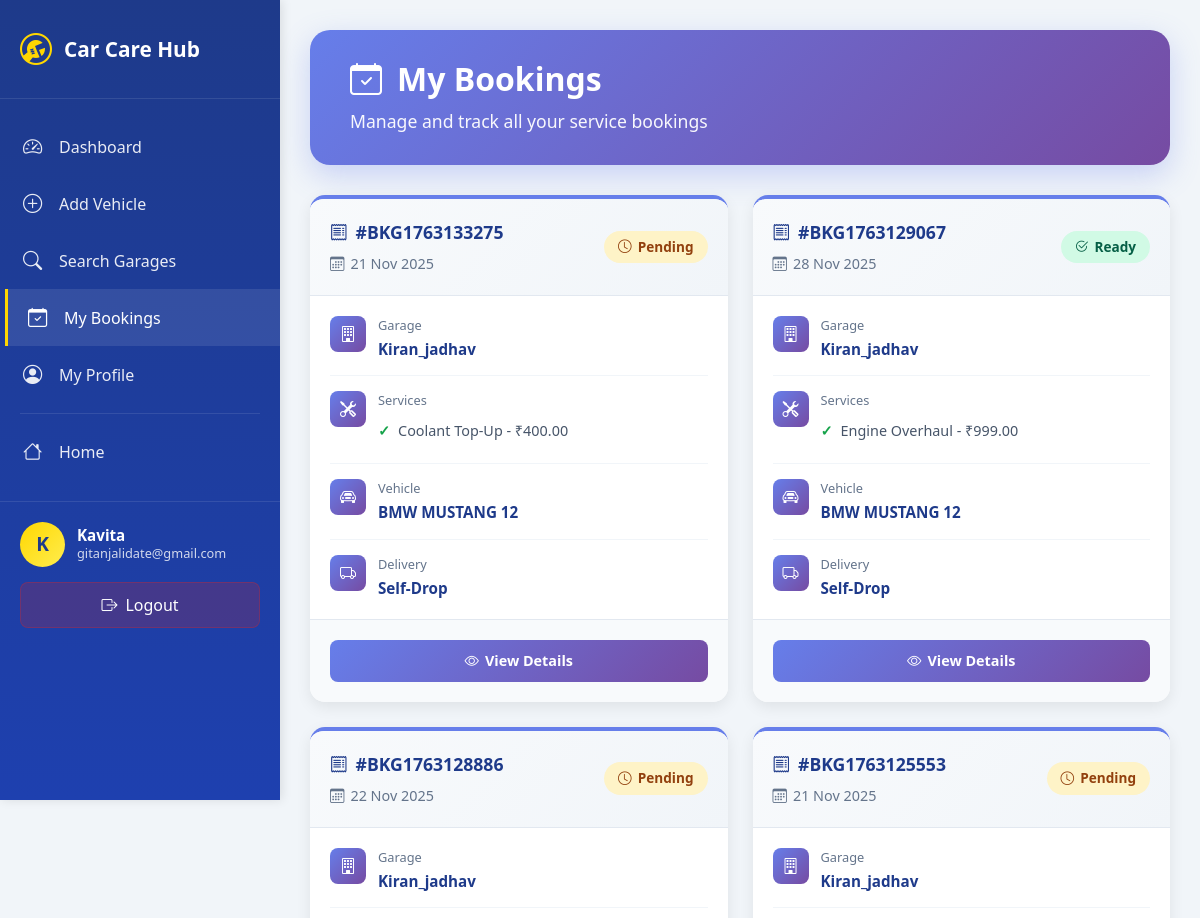
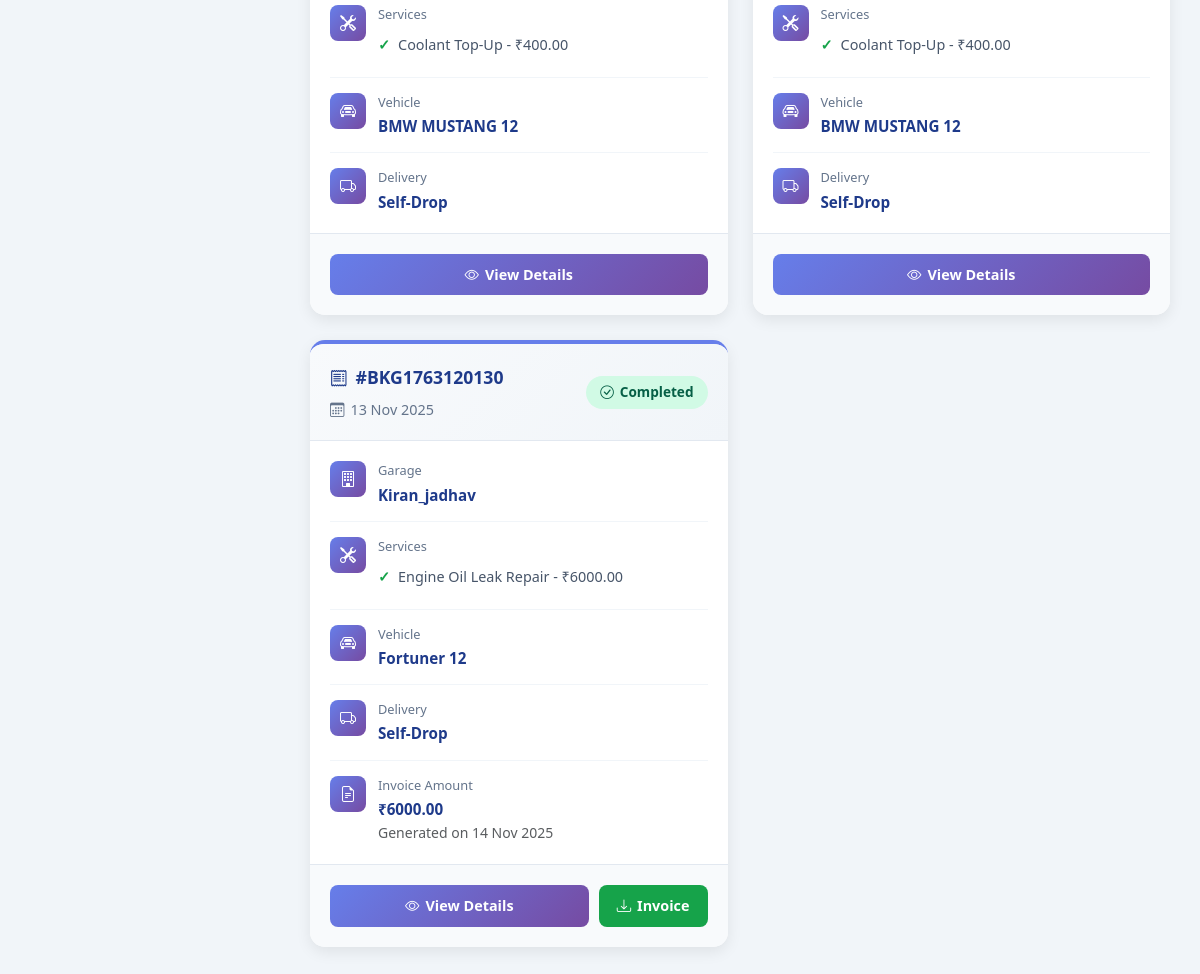
The app's page /bookings/list/ (signed in) with its own data (2 pictures, top to bottom).
### accounts/models.py (models this page shows, shortened)
class UserProfile(AbstractUser):
    ROLE_CUSTOMER = 'customer'
    ROLE_GARAGE = 'garage'
    ROLE_CHOICES = [
        (ROLE_CUSTOMER, 'Customer'),
        (ROLE_GARAGE, 'Garage'),
    ]
    role = models.CharField(max_length=15, choices=ROLE_CHOICES, default=ROLE_CUSTOMER)
    phone = models.CharField(max_length=20, blank=True)
    address = models.TextField(blank=True)
    is_email_verified = models.BooleanField(default=False)
    otp_code = models.CharField(max_length=6, blank=True, null=True)
    otp_expires_at = models.DateTimeField(blank=True, null=True)

### bookings/models.py (models this page shows, shortened)
class Booking(models.Model):
    STATUS_CHOICES = [
        ('Pending', 'Pending'),
        ('In Service', 'In Service'),
        ('Ready', 'Ready for Pickup'),
        ('Completed', 'Completed'),
        ('Cancelled', 'Cancelled'),
    ]
    DELIVERY_CHOICES = [
        ('Pickup', 'Pickup'),
        ('Self-Drop', 'Self-Drop'),
    ]
    booking_id = models.CharField(max_length=15, unique=True, editable=False,default='TEMP')
    booking_id = models.CharField(max_length=15, unique=True, editable=False ,null=True, blank=True)
    customer = models.ForeignKey(settings.AUTH_USER_MODEL, on_delete=models.CASCADE, related_name='bookings')
    garage = models.ForeignKey(Garage, on_delete=models.CASCADE, related_name='bookings')
    vehicle = models.ForeignKey(Vehicle, on_delete=models.CASCADE, related_name='bookings',null=True, blank=True)
    services = models.ManyToManyField(GarageService, related_name='bookings')
    delivery_option = models.CharField(max_length=20, choices=DELIVERY_CHOICES, default='Self-Drop')
    appointment_date = models.DateField()
    status = models.CharField(max_length=20, choices=STATUS_CHOICES, default='Pending')
    remarks = models.TextField(blank=True, null=True)
    booked_on = models.DateTimeField(auto_now_add=True)
    class Meta:
        ordering = ['-booked_on']

class Invoice(models.Model):
    booking = models.OneToOneField(Booking, on_delete=models.CASCADE, related_name='invoice')
    amount = models.DecimalField(max_digits=10, decimal_places=2)
    generated_on = models.DateTimeField(auto_now_add=True)
    pdf_file = models.FileField(upload_to='invoices/', blank=True, null=True)

### garage/models.py (models this page shows, shortened)
class Garage(models.Model):
    user = models.OneToOneField(User, on_delete=models.CASCADE, related_name='garage_profile')
    name = models.CharField(max_length=150)
    phone = models.CharField(max_length=15)
    address = models.TextField()
    city = models.CharField(max_length=100)
    state = models.CharField(max_length=100)
    pincode = models.CharField(max_length=10)
    description = models.TextField(blank=True)
    image = models.ImageField(upload_to='garages/', blank=True, null=True)
    rating = models.DecimalField(max_digits=3, decimal_places=1, default=0.0)
    approved = models.BooleanField(default=True)
    created_at = models.DateTimeField(auto_now_add=True)
    updated_at = models.DateTimeField(auto_now=True)

class GarageService(models.Model):
    garage = models.ForeignKey(Garage, on_delete=models.CASCADE, related_name='services')
    service_type = models.ForeignKey(ServiceType, on_delete=models.SET_NULL, null=True)
    price = models.DecimalField(max_digits=10, decimal_places=2)
    opening_hours = models.CharField(max_length=100, blank=True, null=True)
    custom_text = models.CharField(max_length=255, blank=True)

class ServiceType(models.Model):
    name = models.CharField(max_length=100, unique=True)
    description = models.TextField(blank=True)
    parent = models.ForeignKey('self', null=True, blank=True, related_name='subtypes', on_delete=models.CASCADE)

### customers/models.py (models this page shows, shortened)
class Vehicle(models.Model):
    VEHICLE_TYPES = [
        ('2W', 'Two Wheeler'),
        ('4W', 'Four Wheeler'),
    ]
    FUEL_TYPES = [
        ('Petrol', 'Petrol'),
        ('Diesel', 'Diesel'),
        ('Electric', 'Electric'),
        ('Hybrid', 'Hybrid'),
        ('CNG', 'CNG'),
    ]
    customer = models.ForeignKey(User, on_delete=models.CASCADE, related_name='vehicles')
    vehicle_type = models.CharField(max_length=2, choices=VEHICLE_TYPES)
    brand = models.CharField(max_length=50)
    model = models.CharField(max_length=50)
    year_of_manufacture = models.PositiveIntegerField()
    fuel_type = models.CharField(max_length=10, choices=FUEL_TYPES)
    registration_number = models.CharField(max_length=20, unique=True)
    last_service_date = models.DateField(blank=True, null=True)
    created_at = models.DateTimeField(auto_now_add=True)

### bookings/views.py (the view)
# urls.py: path('list/', views.booking_list, name='booking_list'),
@login_required
def booking_list(request):
    bookings = Booking.objects.filter(customer=request.user).order_by("-booked_on")
    return render(request, "bookings/booking_list.html", {"bookings": bookings})

### bookings/templates/bookings/booking_list.html (shortened to what this page needs)
<!DOCTYPE html>
{% load static %}
<html lang="en">
<head>
    <link href="https://cdn.jsdelivr.net/npm/bootstrap@5.3.0/dist/css/bootstrap.min.css" rel="stylesheet">
    <link rel="stylesheet" href="https://cdn.jsdelivr.net/npm/bootstrap-icons@1.11.0/font/bootstrap-icons.css">
</head>
<body>
    <div class="wrapper">
        <aside class="sidebar" id="sidebar">
            <div class="sidebar-header">
                <i class="bi bi-wrench-adjustable-circle"></i>
                <h3>Car Care Hub</h3>
            </div>
            <nav class="sidebar-menu">
                <a href="{% url 'customers:dashboard' %}" class="menu-item">
                    <i class="bi bi-speedometer2"></i>
                    <span>Dashboard</span>
                </a>
                <a href="{% url 'customers:add_vehicle' %}" class="menu-item">
                    <i class="bi bi-plus-circle"></i>
                    <span>Add Vehicle</span>
                </a>
                <a href="{% url 'customers:search_garages' %}" class="menu-item">
                    <i class="bi bi-search"></i>
                    <span>Search Garages</span>
                </a>
                <a href="{% url 'bookings:booking_list' %}" class="menu-item active">
                    <i class="bi bi-calendar-check"></i>
                    <span>My Bookings</span>
                </a>
                <a href="{% url 'customers:customer_profile' %}" class="menu-item">
                    <i class="bi bi-person-circle"></i>
                    <span>My Profile</span>
                </a>
                <div class="menu-divider"></div>
                <a href="{% url 'accounts:home' %}" class="menu-item">
                    <i class="bi bi-house"></i>
                    <span>Home</span>
                </a>
            </nav>
            <div class="user-section">
                <div class="user-info">
                    <div class="user-avatar">{{ user.username|first|upper }}</div>
                    <div class="user-details">
                        <h5>{{ user.get_full_name|default:user.username }}</h5>
                        <p>{{ user.email }}</p>
                    </div>
                </div>
                <a href="{% url 'accounts:custom_logout' %}" class="logout-btn">
                    <i class="bi bi-box-arrow-right"></i>
                    <span>Logout</span>
                </a>
            </div>
        </aside>
        <main class="main-content">
            <div class="page-header">
                <h1>
                    <i class="bi bi-calendar-check"></i>
                    My Bookings
                </h1>
                <p>Manage and track all your service bookings</p>
            </div>
            {% if bookings %}
            <div class="bookings-grid">
                {% for booking in bookings %}
                <div class="booking-card">
                    <div class="booking-card-header">
                        <div>
                            <div class="booking-id">
                                <i class="bi bi-receipt"></i>
                                #{{ booking.booking_id }}
                            </div>
                            <div class="booking-date">
                                <i class="bi bi-calendar3"></i>
                                {{ booking.appointment_date|date:"d M Y" }}
                            </div>
                        </div>
                        <span class="status-badge status-{{ booking.status|lower|slugify }}">
                            {% if booking.status == 'In Service' %}
                            <i class="bi bi-gear"></i>
                            {% elif booking.status == 'Completed' %}
                            <i class="bi bi-check-circle"></i>
                            {% elif booking.status == 'Ready' %}
                            <i class="bi bi-check2-circle"></i>
                            {% elif booking.status == 'Pending' %}
                            <i class="bi bi-clock"></i>
                            {% else %}
                            <i class="bi bi-x-circle"></i>
                            {% endif %}
                            {{ booking.status }}
                        </span>
                    </div>
                    <div class="booking-card-body">
                        <div class="booking-info-item">
                            <div class="info-icon">
                                <i class="bi bi-building"></i>
                            </div>
                            <div class="info-content">
                                <div class="info-label">Garage</div>
                                <div class="info-value">{{ booking.garage.name }}</div>
                            </div>
                        </div>
                        <div class="booking-info-item">
                            <div class="info-icon">
                                <i class="bi bi-tools"></i>
                            </div>
                            <div class="info-content">
                                <div class="info-label">Services</div>
                                <ul class="services-list">
                                    {% for service in booking.services.all %}
                                    <li>{{ service.service_type.name }} - ₹{{ service.price }}</li>
                                    {% empty %}
                                    <li class="text-muted">No services selected</li>
                                    {% endfor %}
                                </ul>
                            </div>
                        </div>
                        <div class="booking-info-item">
                            <div class="info-icon">
                                <i class="bi bi-car-front"></i>
                            </div>
                            <div class="info-content">
                                <div class="info-label">Vehicle</div>
                                <div class="info-value">{{ booking.vehicle.brand }} {{ booking.vehicle.model }}</div>
                            </div>
                        </div>
                        <div class="booking-info-item">
                            <div class="info-icon">
                                <i class="bi bi-truck"></i>
                            </div>
                            <div class="info-content">
                                <div class="info-label">Delivery</div>
                                <div class="info-value">{{ booking.delivery_option }}</div>
                            </div>
                        </div>
                        {% if booking.invoice %}
                        <div class="booking-info-item">
                            <div class="info-icon">
                                <i class="bi bi-file-earmark-text"></i>
                            </div>
                            <div class="info-content">
                                <div class="info-label">Invoice Amount</div>
                                <div class="info-value">₹{{ booking.invoice.amount }}</div>
                                <small class="text-muted">Generated on {{ booking.invoice.generated_on|date:"d M Y" }}</small>
                            </div>
                        </div>
                        {% endif %}
                    </div>
                    <div class="booking-card-footer">
                        <a href="{% url 'bookings:booking_detail' booking.id %}" class="btn-booking btn-view">
                            <i class="bi bi-eye"></i>
                            View Details
                        </a>
                        {% if booking.invoice %}
                        <a href="{% url 'bookings:download_invoice' booking.id %}" class="btn-booking btn-invoice">
                            <i class="bi bi-download"></i>
                            Invoice
                        </a>
                        {% endif %}
                    </div>
                </div>
                {% endfor %}
            </div>
            {% endif %}
        </main>
    </div>
</body>
</html>

### records on screen
UserProfile: username|first "K", get_full_name "Kavita", email "gitanjalidate@gmail.com"
Booking: booking_id "BKG1763133275", appointment_date "21 Nov 2025", status "Pending", garage.name "Kiran_jadhav", vehicle.brand "BMW", vehicle.model "MUSTANG 12", delivery_option "Self-Drop"
GarageService: service_type.name "Coolant Top-Up", price "400.00"
Booking: booking_id "BKG1763129067", appointment_date "28 Nov 2025", status "Ready", garage.name "Kiran_jadhav", vehicle.brand "BMW", vehicle.model "MUSTANG 12", delivery_option "Self-Drop"
GarageService: service_type.name "Engine Overhaul", price "999.00"
Booking: booking_id "BKG1763128886", appointment_date "22 Nov 2025", status "Pending", garage.name "Kiran_jadhav", vehicle.brand "BMW", vehicle.model "MUSTANG 12", delivery_option "Self-Drop"
Booking: booking_id "BKG1763125553", appointment_date "21 Nov 2025", status "Pending", garage.name "Kiran_jadhav", vehicle.brand "BMW", vehicle.model "MUSTANG 12", delivery_option "Self-Drop"
Booking: booking_id "BKG1763120130", appointment_date "13 Nov 2025", status "Completed", garage.name "Kiran_jadhav", vehicle.brand "Fortuner", vehicle.model "12", delivery_option "Self-Drop", invoice.amount "6000.00", invoice.generated_on "14 Nov 2025", shows "Invoice"
GarageService: service_type.name "Engine Oil Leak Repair", price "6000.00"
